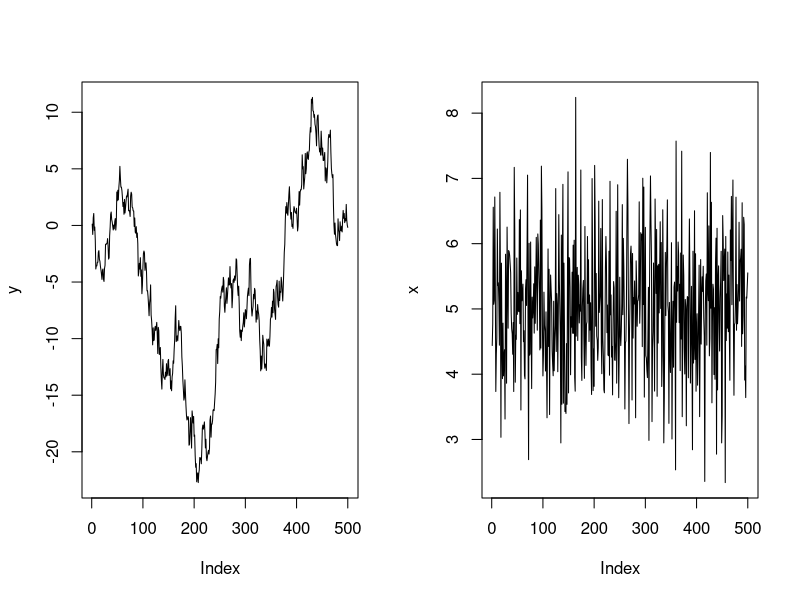
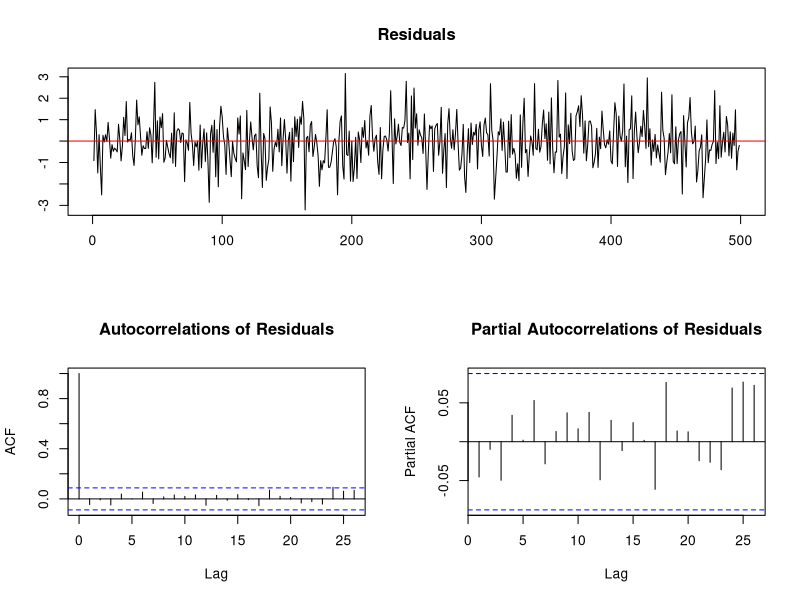
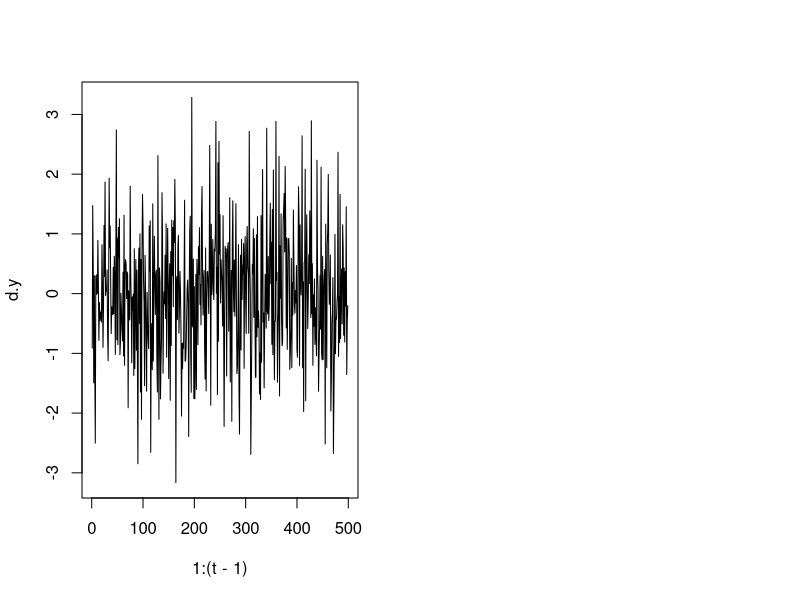
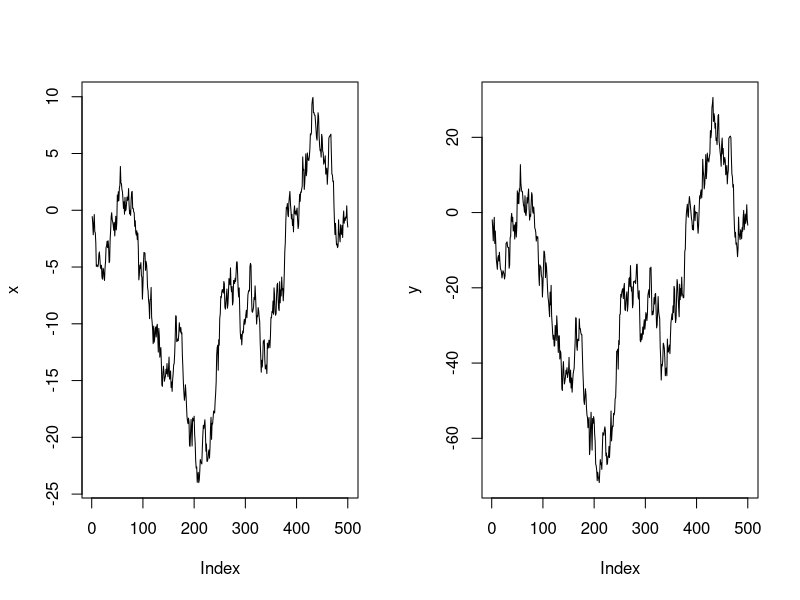
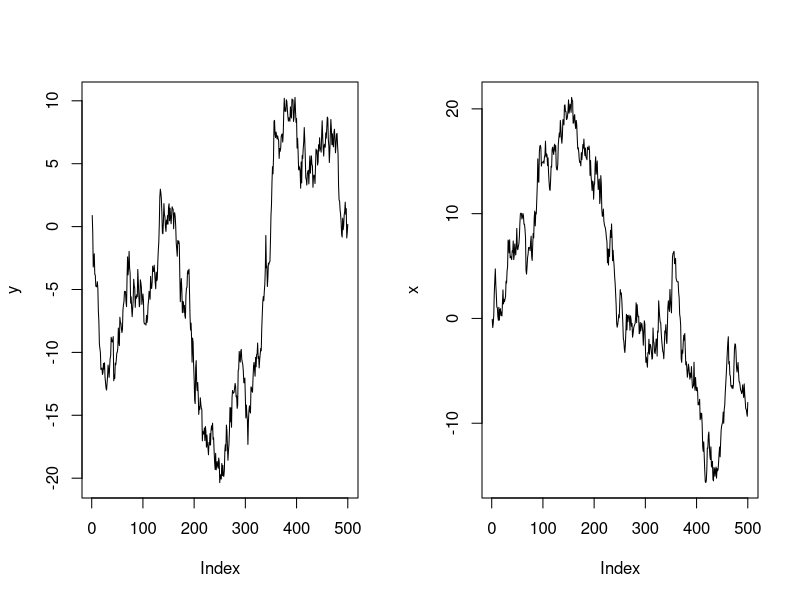

Reproduce these figures in R, in order.
################################################################
## Time Series and Stationarity
## Author: Pablo Barberá
## Quant III Lab 8
## October 24th 2013
################################################################

#install.packages("urca")

## Let's start with the following model in mind:
## y_t = rho * y_{t-1} + nu
## where nu is iid

## now, if |rho| < 1, then we have a stationary time-series
## if |rho|=1, then we have a non-stationary time-series (random walk)
## if |rho|>1, then we have a non-stationary time-series (explosive)

## today we will focus on the second situation, also known as unit root

## remember from the lectures that in this type of time series the current
## value of y is simply the sum of all past random shocks. As a result,
## the series tends to drift up and down (although it ISN'T trending), 
## although the series is mean-reverting in the long run (it's just the sum
## of iid errors)

## However, the variance of a random walk does increase with time

## This R script illustrates these points and shows how to test for
## unit roots

################################################################
## y is I(1), x is stationary, unit root
################################################################

set.seed(123)
t <- 500
x <- 5 + rnorm(t)
nu <- rnorm(t)
e <- rnorm(t)
rho <- 1 ## unit root
for (i in 2:t){ e[i] <- rho * e[i-1] + nu[i] }
beta <- 0.25
y <- beta * x + e

par(mfrow=c(1,2))
## y is non-stationary time series (random walk)
plot(y, type="l")
## x is stationary
plot(x, type="l")

## inconsistent estimates
summary(lm(y ~ x))

## dickey-fuller test for unit root
library(urca)
summary(ur.df(y, type="none", lags=0))
# value of test-statistic is HIGHER than critical values,
# (careful with negative signs)
# so we cannot reject null hypothesis of unit root
# i.e., this test SUGGESTS we might have unit root
# (see chapter 5 from "ts_part.pdf", page 114)

## in STATA, you would type "dfuller y, noconstant"

## check also the plot that ur.df() generates:
plot(ur.df(y, type="none", lags=0))

## there are many flavors of the DF test:
## with drift / with trend / with higher order lags ("augmented DF test")

## integrating the series
d.y <- diff(y)
plot(1:(t-1), d.y, type="l")

## now we get consistent testimates
summary(lm(diff(y) ~ diff(x)))
## and no unit root
summary(ur.df(d.y, type="none", lags=0)) ## reject unit root


################################################################
## x is I(1), y is I(1), error is white noise
################################################################

set.seed(123)
t <- 500
x <- rnorm(t)
for (i in 2:t){ x[i] <- x[i-1] + rnorm(1) }
beta <- 3
y <- beta * x + rnorm(t)

## x is non-stationary (unit root)
par(mfrow=c(1,2))
summary(ur.df(x, type="none", lags=0))
plot(x, type="l")
## y is ALSO non-stationary
plot(y, type="l")
summary(ur.df(y, type="none", lags=0))
## why? the sum of an I(0) and a I(1) series is I(1)

## standard error is wrong
summary(lm(y ~ x))

## we need to co-integrate
summary(lm(diff(y) ~ diff(x)))

################################################################
## spurious regression
################################################################

## this is the example from class: two unrelated nonstationary series, if we 
## use OLS we find a strong correlation

set.seed(333)
t <- 500
x <- rnorm(t)
for (i in 2:t){ x[i] <- x[i-1] + rnorm(1) } ## x is I(1)
y <- rnorm(t)
for (i in 2:t){ y[i] <- y[i-1] + rnorm(1) } ## y is also I(1)

## both non-stationary
summary(ur.df(x, type="none", lags=0))
summary(ur.df(y, type="none", lags=0))
par(mfrow=c(1,2))
plot(y, type="l")
plot(x, type="l")

## spurious regression
summary(lm(y ~ x))







